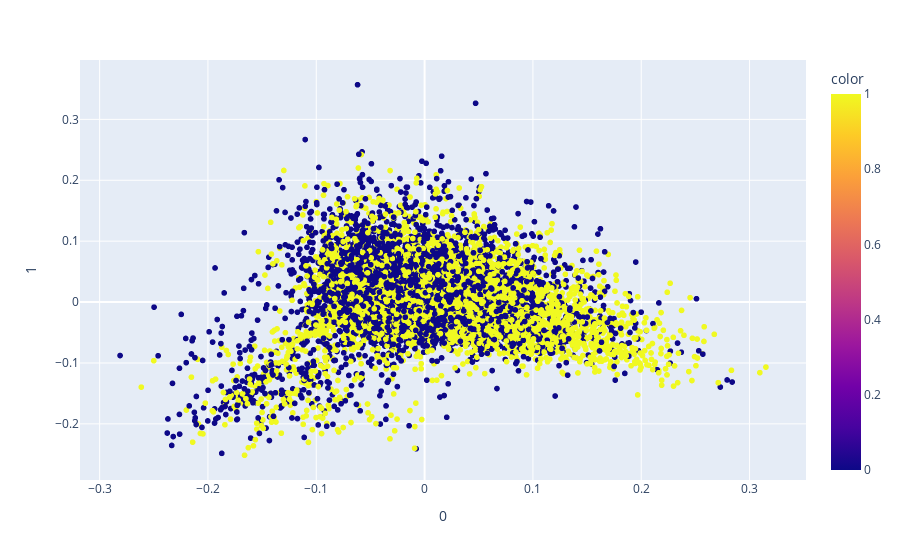

Notebook code for this chart:
### Code cell
texte = news['text']

print ("Application de TfidfVectorizer :")
#vectorizer = TfidfVectorizer()
# fit et transform en une opération
X = vectorizer.fit_transform(texte)

# creation du dataframe pour affichage
df = pd.DataFrame(
    data=vectorizer.transform(texte).toarray(),
    columns=vectorizer.get_feature_names()
)

#display(df)
X = df

pca = PCA(n_components=2)
components = pca.fit_transform(X)

fig = px.scatter(components, x=0, y=1, color=Y) 
fig.show()

### Figure 1 — Plotly figure (JSON) as saved in the notebook; plotly's stock layout.template omitted (floating-point values rounded to 4 significant figures; data arrays with more than 128 entries replaced by an {"elided": "..."} marker saying what was removed)
{"data": [{"hovertemplate": "0=%{x}<br>1=%{y}<br>color=%{marker.color}<extra></extra>", "legendgroup": "", "marker": {"color": {"elided": "8904 int values"}, "coloraxis": "coloraxis", "symbol": "circle"}, "mode": "markers", "name": "", "showlegend": false, "type": "scattergl", "x": {"elided": "8904 float values"}, "xaxis": "x", "y": {"elided": "8904 float values"}, "yaxis": "y"}], "layout": {"coloraxis": {"colorbar": {"title": {"text": "color"}}, "colorscale": [[0, "#0d0887"], [0.1111, "#46039f"], [0.2222, "#7201a8"], [0.3333, "#9c179e"], [0.4444, "#bd3786"], [0.5556, "#d8576b"], [0.6667, "#ed7953"], [0.7778, "#fb9f3a"], [0.8889, "#fdca26"], [1, "#f0f921"]]}, "legend": {"tracegroupgap": 0}, "margin": {"t": 60}, "xaxis": {"anchor": "y", "domain": [0, 1], "title": {"text": "0"}}, "yaxis": {"anchor": "x", "domain": [0, 1], "title": {"text": "1"}}}}
